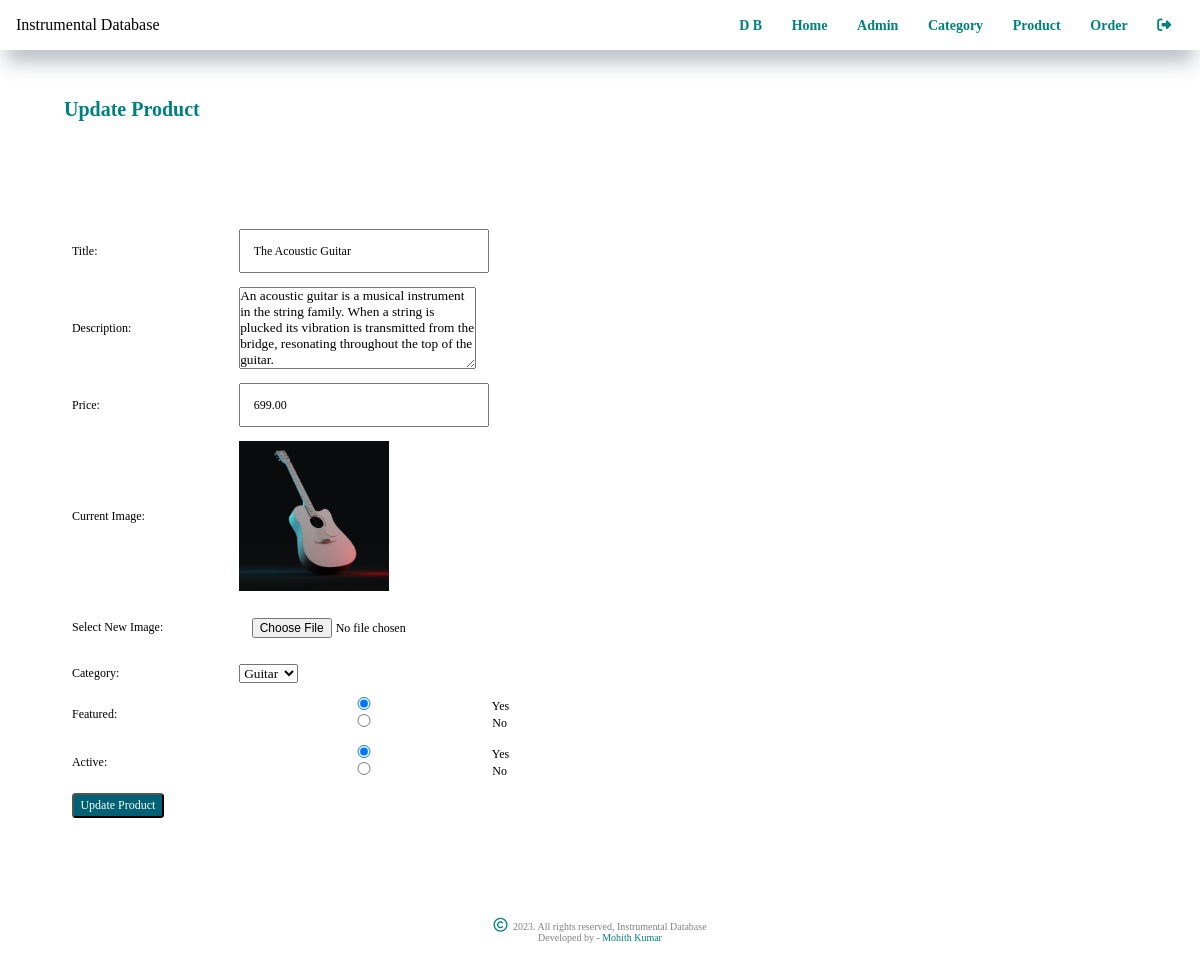
Page /admin/update-product.php?id=5 (signed in) on the committed database.
### tables this page shows
CREATE TABLE `t_product` (
  `id` int(10) UNSIGNED NOT NULL,
  `title` varchar(150) NOT NULL,
  `description` varchar(255) NOT NULL,
  `price` decimal(10,2) NOT NULL,
  `image_name` varchar(255) NOT NULL,
  `category_id` int(11) NOT NULL,
  `featured` varchar(10) NOT NULL,
  `active` varchar(10) NOT NULL
);

CREATE TABLE `t_category` (
  `id` int(10) UNSIGNED NOT NULL,
  `title` varchar(100) NOT NULL,
  `image_name` varchar(255) NOT NULL,
  `featured` varchar(10) NOT NULL,
  `active` varchar(10) NOT NULL
);

### admin/update-product.php (the view, shortened to what this page needs)
<?php include('partials/menu.php'); ?>
<?php
if (isset($_GET['id'])) {
    $id = $_GET['id'];
    $sql2 = "SELECT * FROM t_product WHERE id=$id";
    $res2 = mysqli_query($conn, $sql2);
    $row2 = mysqli_fetch_assoc($res2);
    $title = $row2['title'];
    $description = $row2['description'];
    $price = $row2['price'];
    $current_image = $row2['image_name'];
    $current_category = $row2['category_id'];
    $featured = $row2['featured'];
    $active = $row2['active'];
} else {
    header('location:' . URL . 'admin/manage-product.php');
}
?>
<div class="main-content">
    <div class="wrapper">
        <h1>Update Product</h1>
        <br><br>
        <form action="" method="POST" enctype="multipart/form-data">
            <table class="tbl-30">
                <tr>
                    <td>Title: </td>
                    <td>
                        <input type="text" name="title" value="<?php echo $title; ?>">
                    </td>
                </tr>
                <tr>
                    <td>Description: </td>
                    <td>
                        <textarea name="description" cols="30" rows="5"><?php echo $description; ?></textarea>
                    </td>
                </tr>
                <tr>
                    <td>Price: </td>
                    <td>
                        <input type="number" name="price" value="<?php echo $price; ?>">
                    </td>
                </tr>
                <tr>
                    <td>Current Image: </td>
                    <td>
                        <?php
                        if ($current_image == "") {
                            echo "<div class='error'>Image not Available.</div>";
                        } else {
                            ?>
                            <img src="<?php echo URL; ?>images/product/<?php echo $current_image; ?>" width="150px">
                        <?php
                        }
                        ?>
                    </td>
                </tr>
                <tr>
                    <td>Select New Image: </td>
                    <td>
                        <input type="file" name="image">
                    </td>
                </tr>
                <tr>
                    <td>Category: </td>
                    <td>
                        <select name="category">
                            <?php
                            $sql = "SELECT * FROM t_category WHERE active='Yes'";
                            $res = mysqli_query($conn, $sql);
                            $count = mysqli_num_rows($res);
                            if ($count > 0) {
                                while ($row = mysqli_fetch_assoc($res)) {
                                    $category_title = $row['title'];
                                    $category_id = $row['id'];
                                    ?>
                                    <option <?php if ($current_category == $category_id) {
                                        echo "selected";
                                    } ?>
                                        value="<?php echo $category_id; ?>">
                                        <?php echo $category_title; ?>
                                    </option>
                                <?php
                                }
                            } else {
                                echo "<option value='0'>Category Not Available.</option>";
                            }
                            ?>
                        </select>
                    </td>
                </tr>
                <tr>
                    <td>Featured: </td>
                    <td>
                        <input <?php if ($featured == "Yes") {
                            echo "checked";
                        } ?> type="radio" name="featured"
                            value="Yes">
                        Yes
                        <input <?php if ($featured == "No") {
                            echo "checked";
                        } ?> type="radio" name="featured"
                            value="No">
                        No
                    </td>
                </tr>
                <tr>
                    <td>Active: </td>
                    <td>
                        <input <?php if ($active == "Yes") {
                            echo "checked";
                        } ?> type="radio" name="active" value="Yes">
                        Yes
                        <input <?php if ($active == "No") {
                            echo "checked";
                        } ?> type="radio" name="active" value="No"> No
                    </td>
                </tr>
                <tr>
                    <td>
                        <input type="submit" name="submit" value="Update Product" class="btn-secondary">
                    </td>
                </tr>
            </table>
        </form>
    </div>
</div>
<?php include('partials/footer.php'); ?>

### css/admin.css (style rules this page uses)
* { margin: 0; padding: 0; font-family: "Poppins"; text-decoration: none; box-sizing: border-box; }
.wrapper h1 { font-size: 20px; color: teal; margin: 3rem 0 2rem 4rem; }
table tr td { font-size: 12px; padding: 1%; border-radius: 5px; }
.btn-secondary { font-size: 12px; background-color: rgb(0, 96, 116); padding: 2%; border-radius: 3.5px; color: white; cursor: pointer; }
.tbl-30 { width: 50%; margin: 2rem 0 1rem 4rem; }
table tr td input { width: 60%; padding: 3%; font-size: 12px; }

### rows in the picture
t_product: title "The Acoustic Guitar", description "An acoustic guitar is a musical instrument in the string family. When a string is plucked its vibration is transmitted from the bridge, resonating throughout the top of the guitar.", price "699.00", image_name (picture), category "Guitar", featured "☑", active "☑"
